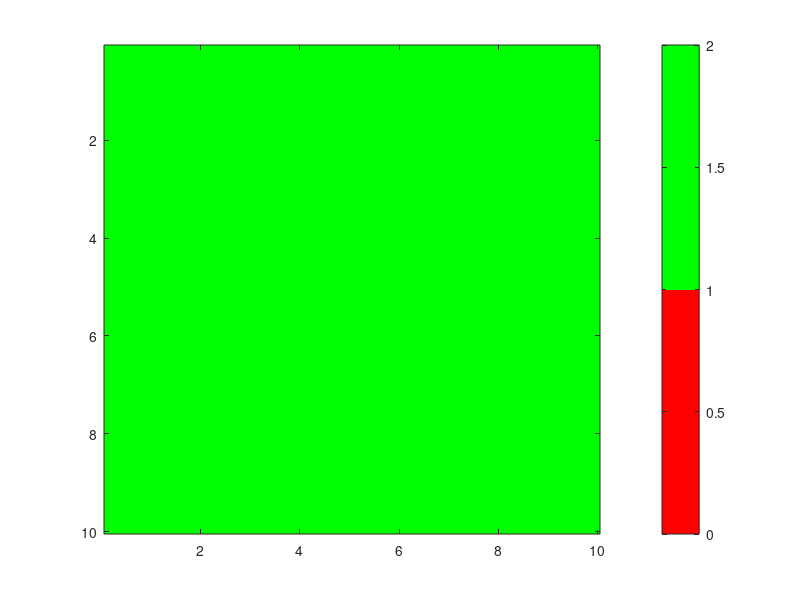

This figure's MATLAB source: (Note: this script raises an error after producing the figure.)
% Define parameters
mu = 3.9 * exp(-5);
v = 1/7;
beta = 10 * (mu + v);
alpha = 0.002;
tau_0 = 2;

% Define the range of k and tau values
k_values = 0.1:0.1:10;
tau_values = 0.1:0.1:10;

% Initialize stability matrix
stability_matrix = zeros(length(k_values), length(tau_values));

for i = 1:length(k_values)
    k = k_values(i);

    for j = 1:length(tau_values)
        tau = tau_values(j);

        % Calculate characteristic equation coefficients
        T1 = (0.5 + 0.4) * tau;
        T2 = (0.5 - 0.4) * tau;

        % Define the Laplace transform of the kernel
        Lg = @(lambda) 1 / ((1 + lambda * T1) * (1 + lambda * T2));

        % Calculate endemic steady state values
        E3_S = (mu + v) / beta;
        E3_I = (mu * alpha * (beta - (mu + v))) / (beta * (mu + alpha * (mu + v)));
        E3_p = (mu * (beta - (mu + v))) / (beta * (mu + alpha * (mu + v)));

        % Calculate characteristic equation coefficients
        a = k * mu * beta * E3_p * (1 - E3_p) * E3_I;
        b = k * alpha * E3_p * (1 - E3_p) * Lg(1i) + 1i;
        c = [1, (mu + beta * E3_I), beta^2 + E3_S * E3_I];

        % Calculate eigenvalues of the characteristic equation
        eigenvalues = roots(c);

        % Check eigenvalues for stability
        if all(real(eigenvalues) < 0)
            stability_matrix(i, j) = 1;  % Stable
        else
            stability_matrix(i, j) = 0;  % Unstable
        end
    end
end

% Plot the regions of stability and instability
figure;
imagesc(tau_values, k_values, stability_matrix');
colormap([1 0 0; 0 1 0]); % Red for unstable, green for stable
colorbar('Ticks', [0, 1], 'TickLabels', {'Unstable', 'Stable'});
xlabel('\tau');
ylabel('k');
title('Stability Analysis for E3 Steady State');
